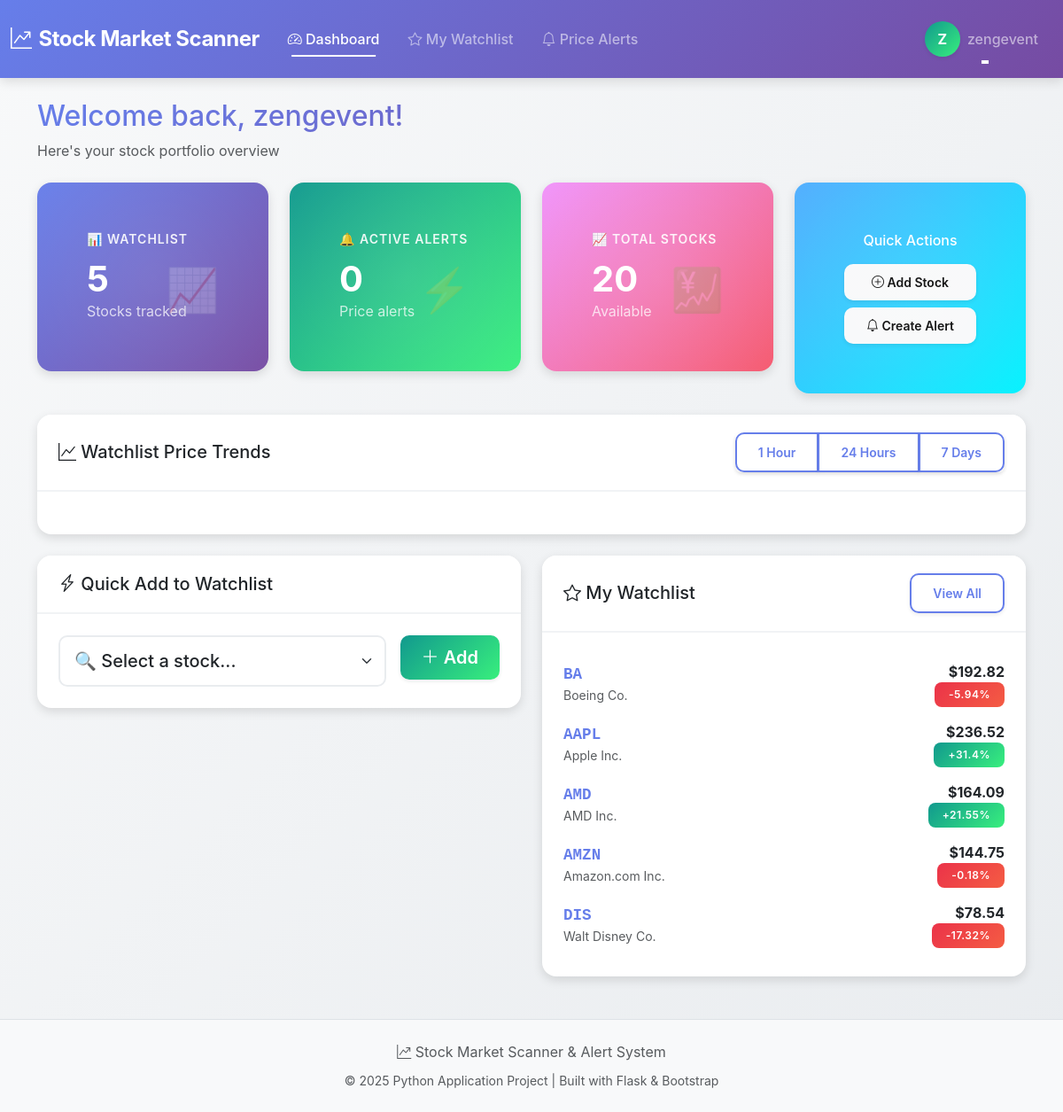
/dashboard (signed in), run on an earlier commit of the app's database.
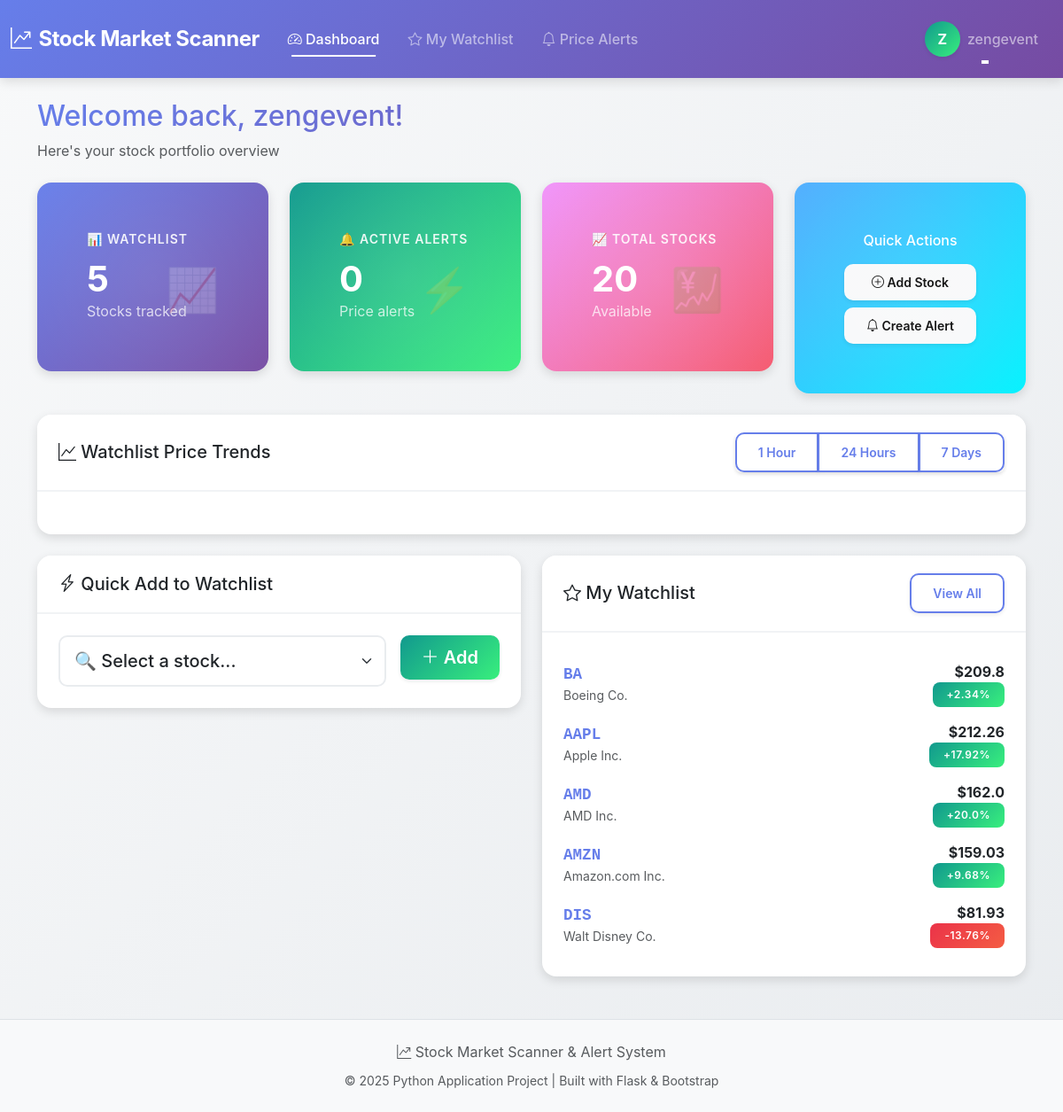
And on a later commit of the database.
### tables this page shows
CREATE TABLE stock_data (
            id INTEGER PRIMARY KEY AUTOINCREMENT,
            stock_symbol VARCHAR(10) UNIQUE NOT NULL,
            stock_name VARCHAR(100),
            current_price DECIMAL(10, 2),
            open_price DECIMAL(10, 2),
            previous_close DECIMAL(10, 2),
            high_price DECIMAL(10, 2),
            low_price DECIMAL(10, 2),
            change_amount DECIMAL(10, 2),
            change_percent DECIMAL(5, 2),
            updated_at TIMESTAMP DEFAULT CURRENT_TIMESTAMP
        );

CREATE TABLE watchlist (
            id INTEGER PRIMARY KEY AUTOINCREMENT,
            user_id INTEGER NOT NULL,
            stock_symbol VARCHAR(10) NOT NULL,
            added_at TIMESTAMP DEFAULT CURRENT_TIMESTAMP,
            FOREIGN KEY (user_id) REFERENCES users(id),
            UNIQUE(user_id, stock_symbol)
        );

### backend/app.py (the view)
@app.route('/dashboard')
@login_required
def dashboard():
    user_id = session['user_id']
    conn = get_db()
    watchlist = conn.execute('''
        SELECT w.id, w.stock_symbol, s.stock_name, s.current_price, s.change_percent
        FROM watchlist w
        LEFT JOIN stock_data s ON w.stock_symbol = s.stock_symbol
        WHERE w.user_id = ?
        ORDER BY w.added_at DESC
        LIMIT 5
    ''', (user_id,)).fetchall()
    alert_count = conn.execute('''
        SELECT COUNT(*) as count
        FROM alerts
        WHERE user_id = ? AND is_active = 1 AND is_triggered = 0
    ''', (user_id,)).fetchone()
    all_stocks = conn.execute('''
        SELECT stock_symbol, stock_name, current_price, change_percent
        FROM stock_data
        ORDER BY stock_symbol ASC
    ''').fetchall()
    conn.close()
    return render_template('dashboard.html',
                         watchlist=[dict(row) for row in watchlist],
                         alert_count=alert_count['count'],
                         all_stocks=[dict(row) for row in all_stocks])

### backend/app.py (called while the page is built)
def get_db():
    conn = sqlite3.connect('stock_app.db')
    conn.row_factory = sqlite3.Row
    return conn

def login_required(f):
    @wraps(f)
    def decorated_function(*args, **kwargs):
        if 'user_id' not in session:
            flash('Please login first', 'warning')
            return redirect(url_for('login'))
        return f(*args, **kwargs)
    return decorated_function

@app.context_processor
def inject_user():
    if 'user_id' in session:
        conn = get_db()
        user = conn.execute('SELECT id, username, email FROM users WHERE id = ?',
                           (session['user_id'],)).fetchone()
        conn.close()
        if user:
            return {'current_user': dict(user)}
    return {'current_user': None}

### frontend/templates/dashboard.html (shortened to what the changed rows need)
{% extends "base.html" %}
{% block content %}
<div class="container mt-4">
    <div class="mb-4">
        <h2 class="mb-2 text-gradient">Welcome back, {{ current_user.username }}!</h2>
    </div>
    <div class="row g-4 mb-4">
        <div class="col-md-6 col-lg-3">
            <div class="card stat-card" style="background: var(--primary-gradient);">
                <div class="card-body position-relative">
                    <h2 class="display-4">{{ watchlist|length }}</h2>
                </div>
            </div>
        </div>
        <div class="col-md-6 col-lg-3">
            <div class="card stat-card" style="background: var(--success-gradient);">
                <div class="card-body position-relative">
                    <h2 class="display-4">{{ alert_count }}</h2>
                </div>
            </div>
        </div>
        <div class="col-md-6 col-lg-3">
            <div class="card stat-card" style="background: var(--warning-gradient);">
                <div class="card-body position-relative">
                    <h2 class="display-4">{{ all_stocks|length }}</h2>
                </div>
            </div>
        </div>
    </div>
    <div class="row g-4">
        <div class="col-lg-6">
            <div class="card shadow-soft hover-lift">
                <div class="card-body">
                    {% if watchlist %}
                        <div class="list-group list-group-flush">
                            {% for stock in watchlist[:5] %}
                            <div class="list-group-item d-flex justify-content-between align-items-center px-0 border-0">
                                <div>
                                    <strong class="stock-symbol">{{ stock.stock_symbol }}</strong>
                                    <small class="text-muted d-block">{{ stock.stock_name }}</small>
                                </div>
                                <div class="text-end">
                                    <div class="fw-bold">${{ stock.current_price|round(2) }}</div>
                                    <span class="badge {% if stock.change_percent >= 0 %}bg-success{% else %}bg-danger{% endif %}">
                                        {% if stock.change_percent >= 0 %}+{% endif %}{{ stock.change_percent|round(2) }}%
                                    </span>
                                </div>
                            </div>
                            {% endfor %}
                        </div>
                    {% else %}
                        <div class="text-center py-4">
                            <p class="text-muted mb-0">No stocks in watchlist</p>
                        </div>
                    {% endif %}
                </div>
            </div>
        </div>
    </div>
</div>
{% endblock %}
{% block chart_js %}
<link rel="stylesheet" href="https://cdn.jsdelivr.net/npm/bootstrap-icons@1.11.0/font/bootstrap-icons.css">
{% endblock %}

What changed in the data, as far as the page shows it:
changed stock_data "Boeing Co.": current_price "192.82" → "209.8"; change_percent "-5.94" → "2.34"; now shows "+"
changed stock_data "Apple Inc.": current_price "236.52" → "212.26"; change_percent "31.4" → "17.92"
changed stock_data "AMD Inc.": current_price "164.09" → "162.0"; change_percent "21.55" → "20.0"
changed stock_data "Amazon.com Inc.": current_price "144.75" → "159.03"; change_percent "-0.18" → "9.68"; now shows "+"
changed stock_data "Walt Disney Co.": current_price "78.54" → "81.93"; change_percent "-17.32" → "-13.76"
